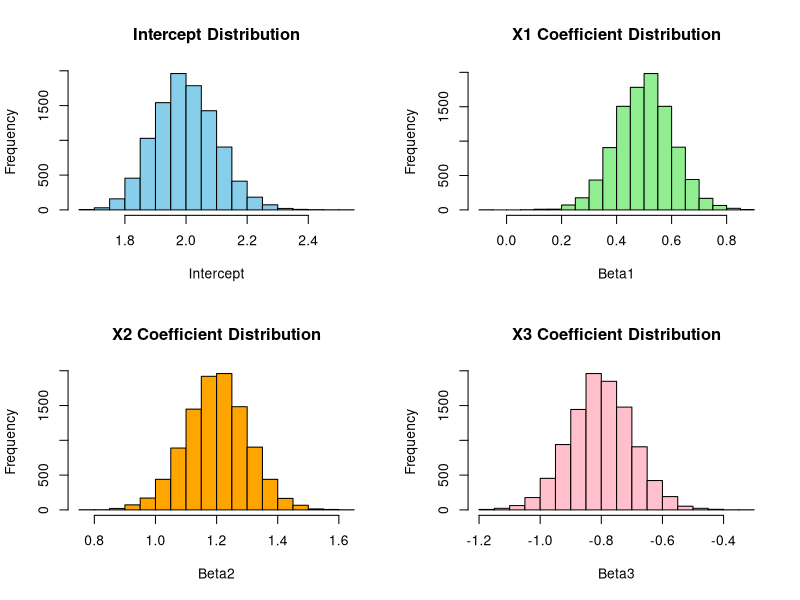
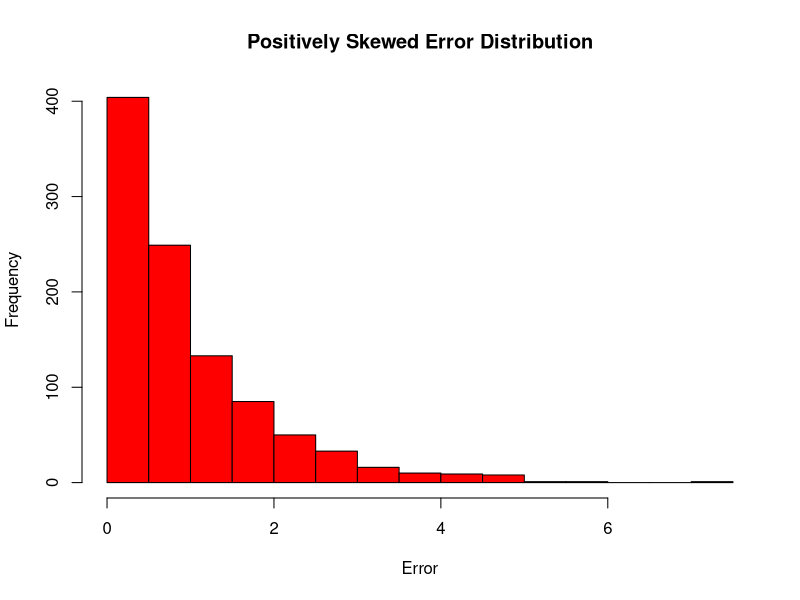

Reproduce these figures in R, in order.
############################################################
# Monte Carlo Simulation for Positively Skewed Error Regression
# Statistical Computing Assignment
# Iterations: 10000
# Independent Variables: X1, X2, X3
# Metrics: Bias, MSE, RMSE
############################################################

# set seed for Reproducibility 
set.seed(123)

# save output 
sink("Monte_Carlo_Results.txt")

cat("MONTE CARLO SIMULATION FOR POSITIVELY SKEWED ERROR REGRESSION\n")
cat("============================================================\n\n")

# Parameters
n <- 100
n_sim <- 10000

cat("Sample Size:", n, "\n")
cat("Number of Simulations:", n_sim, "\n\n")

# True beta values
beta_true <- c(2, 0.5, 1.2, -0.8)

cat("True Parameters:\n")
print(beta_true)
cat("\n")

# Store estimates
beta_estimates <- matrix(0, nrow = n_sim, ncol = 4)

cat("Running Monte Carlo Simulation...\n\n")

# Simulation Loop
for (i in 1:n_sim) {
  
  X1 <- rnorm(n)
  X2 <- rnorm(n)
  X3 <- rnorm(n)
  
  # Positively skewed error (Exponential centered at 0)
  error <- rexp(n, rate = 1) - 1
  
  Y <- beta_true[1] +
    beta_true[2]*X1 +
    beta_true[3]*X2 +
    beta_true[4]*X3 +
    error
  
  model <- lm(Y ~ X1 + X2 + X3)
  
  beta_estimates[i, ] <- coef(model)
}

cat("Simulation Completed\n\n")

############################################################
# BIAS
############################################################

bias <- colMeans(beta_estimates) - beta_true

cat("BIAS OF ESTIMATORS\n")
cat("==================\n")
print(bias)
cat("\n")

############################################################
# MSE
############################################################

mse <- colMeans(
  (beta_estimates - matrix(beta_true, n_sim, 4, byrow = TRUE))^2
)

cat("MEAN SQUARE ERROR (MSE)\n")
cat("========================\n")
print(mse)
cat("\n")

############################################################
# RMSE
############################################################

rmse <- sqrt(mse)

cat("ROOT MEAN SQUARE ERROR (RMSE)\n")
cat("==============================\n")
print(rmse)
cat("\n")

############################################################
# RESULT TABLE
############################################################

results <- data.frame(
  Parameter = c("Intercept", "X1", "X2", "X3"),
  True_Value = beta_true,
  Bias = bias,
  MSE = mse,
  RMSE = rmse
)

cat("FINAL RESULT TABLE\n")
cat("==================\n")
print(results)

sink()

############################################################
# PLOTS
############################################################

png("Coefficient_Distribution.png", width = 800, height = 600)

par(mfrow = c(2,2))

hist(beta_estimates[,1],
     main = "Intercept Distribution",
     col = "skyblue",
     xlab = "Intercept")

hist(beta_estimates[,2],
     main = "X1 Coefficient Distribution",
     col = "lightgreen",
     xlab = "Beta1")

hist(beta_estimates[,3],
     main = "X2 Coefficient Distribution",
     col = "orange",
     xlab = "Beta2")

hist(beta_estimates[,4],
     main = "X3 Coefficient Distribution",
     col = "pink",
     xlab = "Beta3")

dev.off()

############################################################
# ERROR DISTRIBUTION PLOT
############################################################

png("Positively_Skewed_Error.png", width = 800, height = 600)

error_sample <- rexp(1000, rate = 1)

hist(error_sample,
     col = "red",
     main = "Positively Skewed Error Distribution",
     xlab = "Error")

dev.off()

##########################################################
